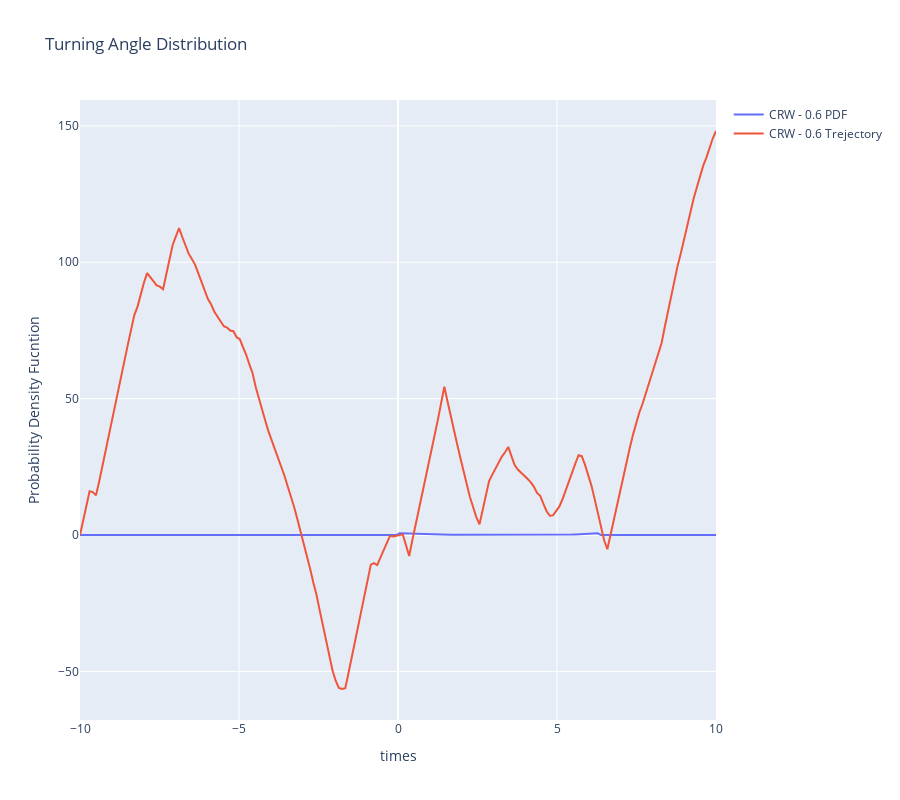

The cell this chart's notebook holds for it:
### Code cell
# def turning_angle(a_pos, b_pos, c_pos):
#     ab = b_pos-a_pos
#     bc = c_pos-b_pos

#     np.linalg.norm(ab)
#     np.linalg.norm(bc)

# def turn_angle_traj(crw_df):
#     for i in range (len(crw_df) - 2):
#         a = crw_df.iloc[i]
#         b = crw_df.iloc[i+1]
#         c = crw_df.iloc[i+2]
        
#         turning_angle = turning_angle(a,b,c)
        
# size = 200
# x = np.linspace(-3,3,size)

# fig_crw_pdf = go.Figure()

# fig_crw_pdf.add_trace(go.Scatter(
#     x = x,
#     y = crw_pdf,
#     mode = 'lines',
#     name='CRW - 0.6 PDF',
#     showlegend=True
# ))

# fig_crw_pdf.add_trace(go.Scatter(
#     x = x,
#     y = crw_tr_6.y_pos,
#     mode = 'lines',
#     name='CRW - 0.6 Trejectory',
#     showlegend=True
# ))

# fig_crw_pdf.update_layout(
#     title='Turning Angle Distribution',
#     height=800,
#     xaxis_title="times",
#     yaxis_title="Probability Density Fucntion",
# )

# fig_crw_pdf.show()

### Figure 1 — Plotly figure (JSON) as saved in the notebook; plotly's stock layout.template omitted (floating-point values rounded to 4 significant figures; data arrays with more than 128 entries replaced by an {"elided": "..."} marker saying what was removed)
{"data": [{"mode": "lines", "name": "CRW - 0.6 PDF", "showlegend": true, "type": "scatter", "x": {"elided": "200 float values"}, "y": {"elided": "200 float values"}}, {"mode": "lines", "name": "CRW - 0.6 Trejectory", "showlegend": true, "type": "scatter", "x": {"elided": "200 float values"}, "y": {"elided": "1001 float values"}}], "layout": {"height": 800, "title": {"text": "Turning Angle Distribution"}, "xaxis": {"title": {"text": "times"}}, "yaxis": {"title": {"text": "Probability Density Fucntion"}}}}
